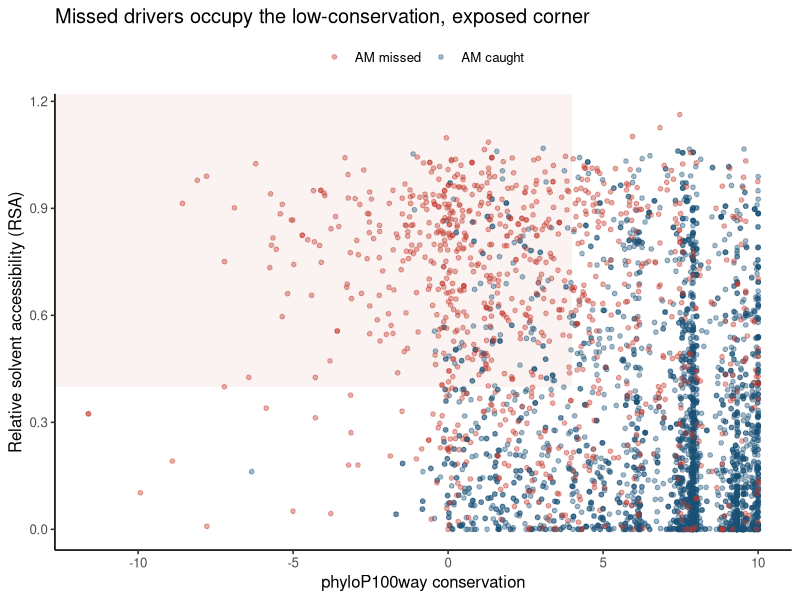
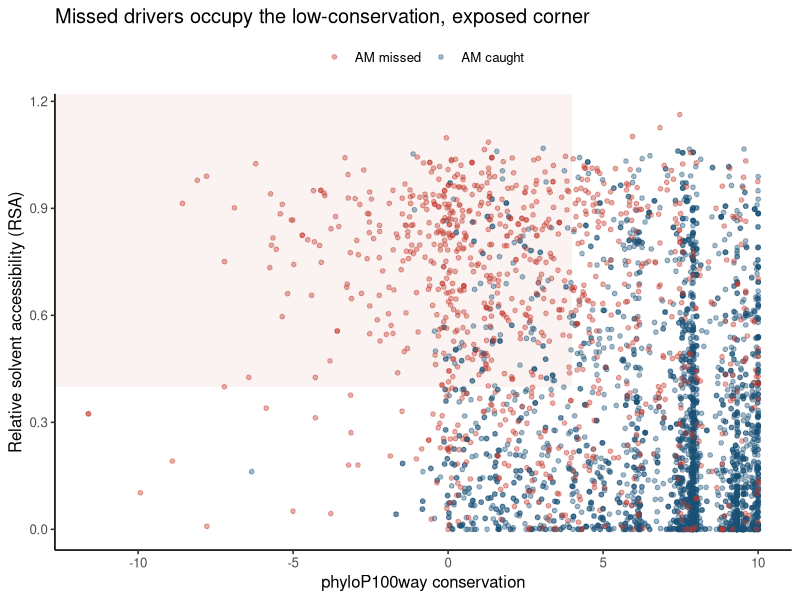

Source code (R) for these figures, in order:
# Fig 2D (후보) — 보존도 × RSA 2D: 두 직교 축이 함께 AM 실패를 예측
# Input: fig1_input.tsv (phyloP) + fig2_rsa_input.tsv (RSA), pkey로 join
# Output: fig2d_conservation_rsa_2d.{pdf,png}
suppressPackageStartupMessages({library(tidyverse)})

a <- read.delim("tables/fig1_input.tsv", check.names = FALSE)[, c("pkey","AM_status","phyloP100way")]
b <- read.delim("tables/fig2_rsa_input.tsv", check.names = FALSE)[, c("pkey","struct_rsa")]
d <- inner_join(a, b, by = "pkey") %>%
  filter(AM_status %in% c("AM missed","AM caught"), !is.na(phyloP100way), !is.na(struct_rsa)) %>%
  mutate(AM_status = factor(AM_status, levels = c("AM missed","AM caught")))

p <- ggplot(d, aes(phyloP100way, struct_rsa, color = AM_status)) +
  # "저보존+표면노출" 코너 음영
  annotate("rect", xmin = -Inf, xmax = 4, ymin = 0.4, ymax = Inf,
           fill = "#C0392B", alpha = 0.06) +
  geom_point(alpha = 0.4, size = 1.3) +
  scale_color_manual(values = c("AM missed" = "#C0392B","AM caught" = "#1A5276"), name = NULL) +
  # (79% 주석은 사용자가 직접 추가) — 음영 코너만 시각 가이드로 유지
  labs(x = "phyloP100way conservation", y = "Relative solvent accessibility (RSA)",
       title = "Missed drivers occupy the low-conservation, exposed corner") +
  theme_classic(base_size = 12) + theme(legend.position = "top")

ggsave("figures_R/fig2d_conservation_rsa_2d.pdf", p, width = 6, height = 5.2)
ggsave("figures_R/fig2d_conservation_rsa_2d.png", p, width = 6, height = 5.2, dpi = 300)
